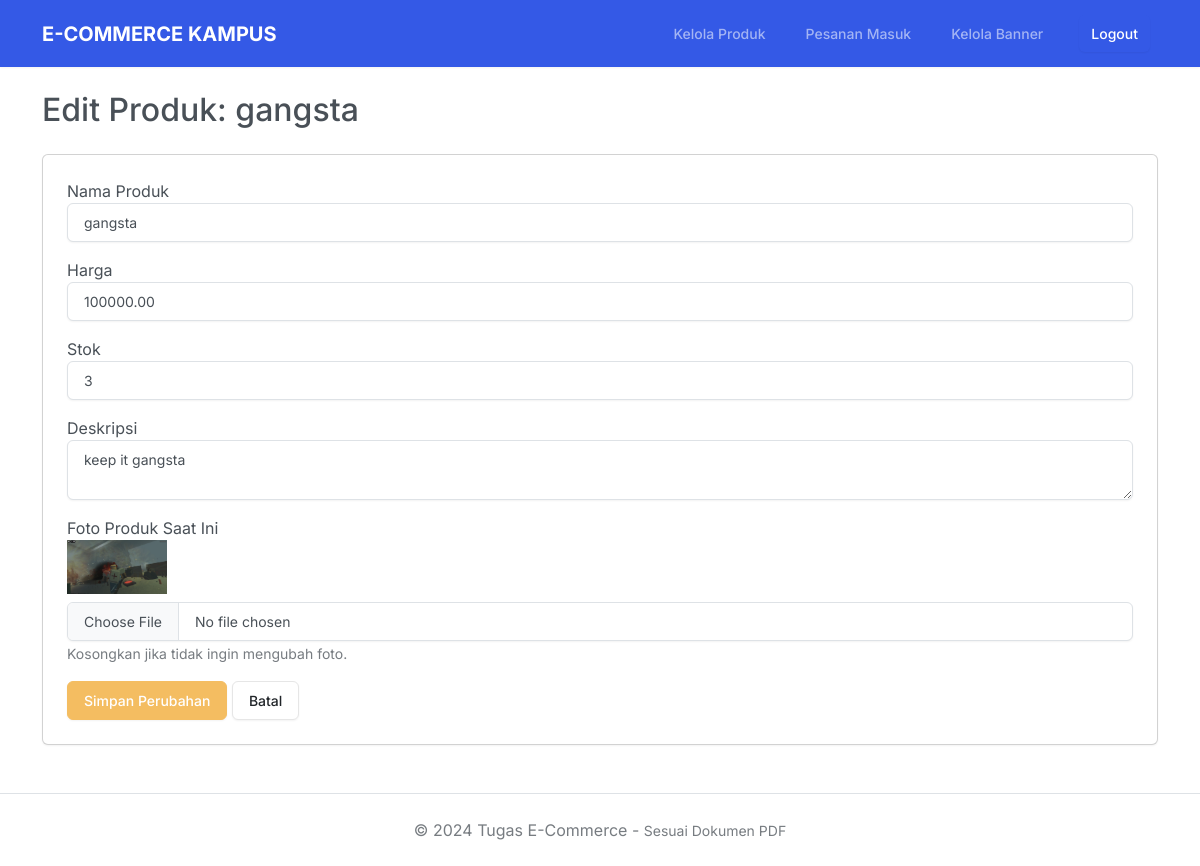
/toko_online/edit_produk.php?id=3 (signed in), run on the app's committed database.
### tables this page shows
CREATE TABLE `products` (
  `id` int(11) NOT NULL,
  `category_id` int(11) DEFAULT NULL,
  `name` varchar(100) NOT NULL,
  `price` decimal(10,2) NOT NULL,
  `stock` int(11) NOT NULL,
  `description` text DEFAULT NULL,
  `image` varchar(255) DEFAULT NULL
);

### toko_online/edit_produk.php (the view, shortened to what this page needs)
<?php include 'koneksi.php'; include 'header.php';
$id_produk = $_GET['id'];
$produk = mysqli_fetch_assoc(mysqli_query($conn, "SELECT * FROM products WHERE id='$id_produk'"));
?>
<h2 class="mb-4">Edit Produk: <?= $produk['name'] ?></h2>
<div class="card p-4 shadow">
    <form method="post" enctype="multipart/form-data">
        <div class="mb-3"><label>Nama Produk</label><input type="text" name="nama" class="form-control" value="<?= $produk['name'] ?>" required></div>
        <div class="mb-3"><label>Harga</label><input type="number" name="harga" class="form-control" value="<?= $produk['price'] ?>" required></div>
        <div class="mb-3"><label>Stok</label><input type="number" name="stok" class="form-control" value="<?= $produk['stock'] ?>" required></div>
        <div class="mb-3"><label>Deskripsi</label><textarea name="deskripsi" class="form-control"><?= $produk['description'] ?></textarea></div>
        <div class="mb-3">
            <label>Foto Produk Saat Ini</label><br>
            <img src="assets/img/<?= $produk['image'] ?>" width="100" class="mb-2">
            <input type="file" name="foto" class="form-control">
            <small class="text-muted">Kosongkan jika tidak ingin mengubah foto.</small>
        </div>
        <button type="submit" name="ubah" class="btn btn-warning">Simpan Perubahan</button>
        <a href="admin_produk.php" class="btn btn-secondary">Batal</a>
    </form>
</div>
<?php include 'footer.php'; ?>

### data on the page
products: name "gangsta", nama "gangsta", harga "100000.00", stok "3", deskripsi "keep it gangsta", image (picture)
